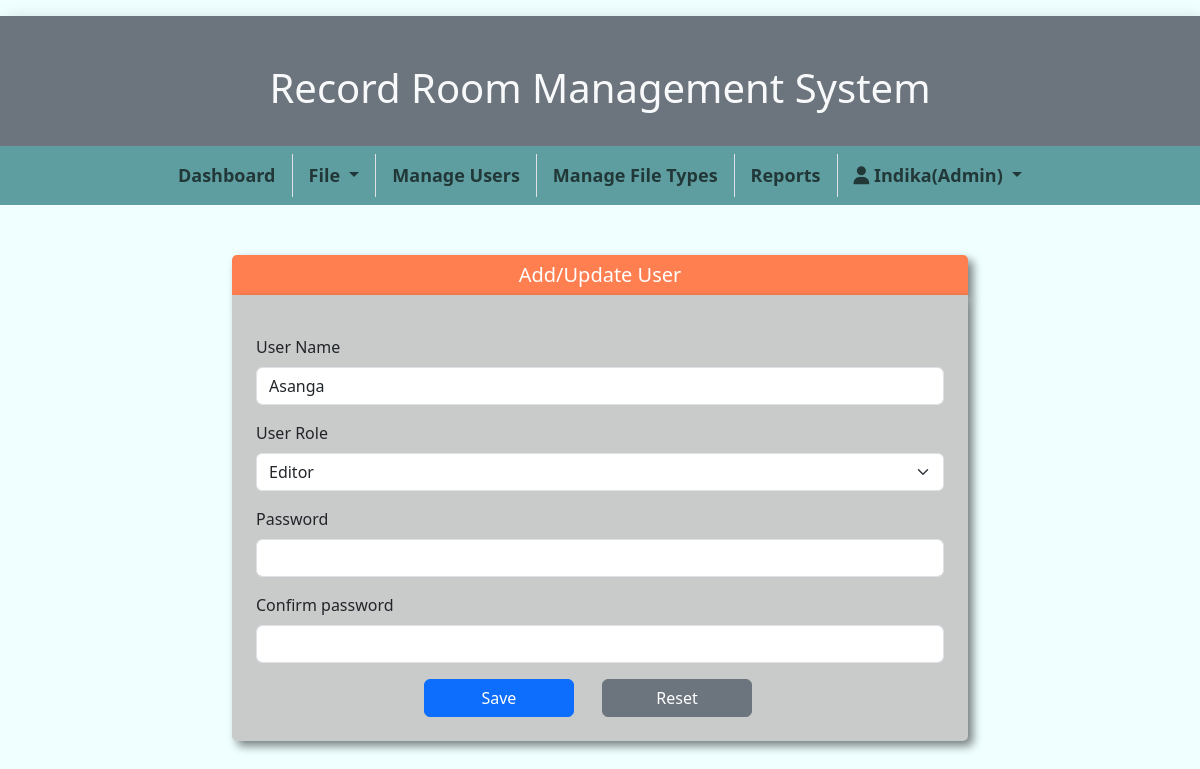
/AddNewUser.php?mode=u&uname=Asanga (signed in), run on an earlier commit of the app's database.
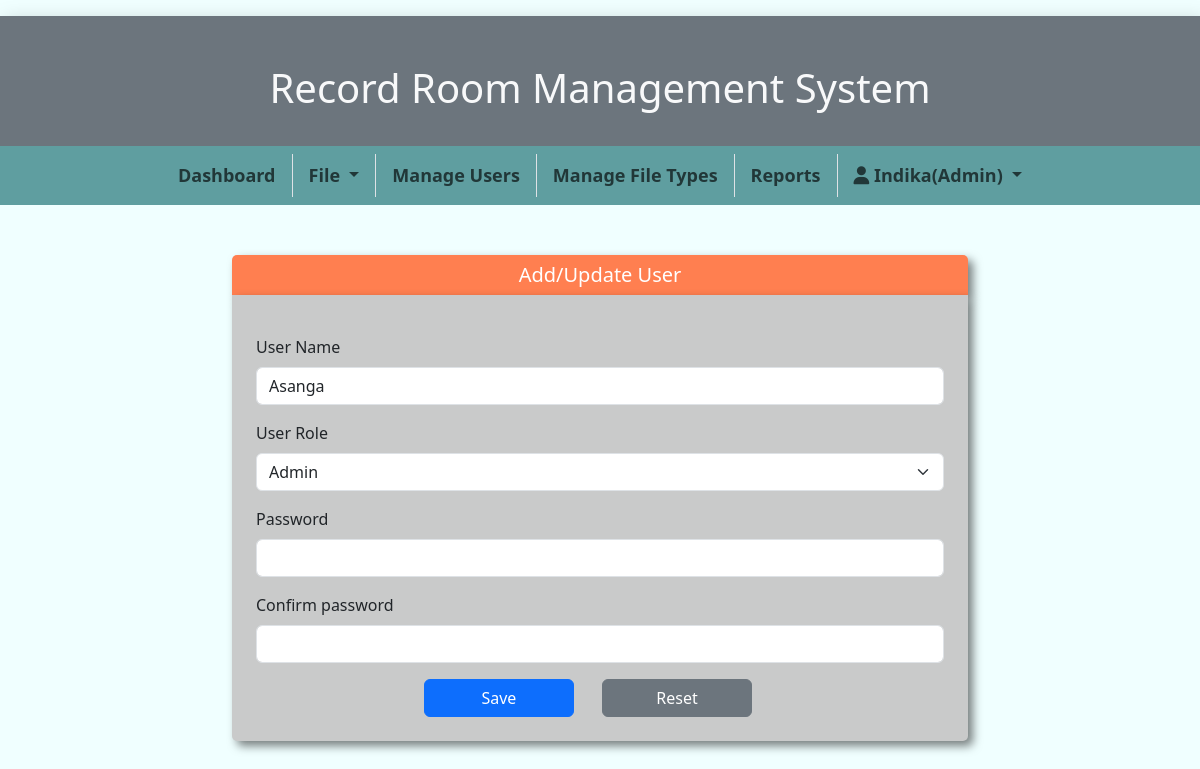
And on a later commit of the database.
### tables this page shows
CREATE TABLE `users` (
  `userId` int(3) NOT NULL,
  `userName` varchar(100) NOT NULL,
  `userRole` enum('Admin','Editor','Viewer') NOT NULL DEFAULT 'Viewer',
  `password` varchar(255) NOT NULL
);

### AddNewUser.php (the view, shortened to what this page needs)
<!DOCTYPE html>
<html lang="en">
<head>
    <link href="https://cdn.jsdelivr.net/npm/bootstrap@5.3.0/dist/css/bootstrap.min.css" rel="stylesheet">
    <link rel="stylesheet" href="https://cdnjs.cloudflare.com/ajax/libs/font-awesome/6.4.0/css/all.min.css">
    <link rel="stylesheet" href="css/styles.css">
</head>
<body>
    <?php include "header.php";
    require_once "db_connection.php";
    ?>
    <div class="container">
        <div class="row justify-content-center">
            <div class="col-md-8">
                <?php
                $uname = "";
                $urole = "";
                if (isset($_GET['mode']) && isset($_GET['uname'])) {
                    if ($_GET['mode'] == 'u' || $_GET['mode'] == 'd') {
                        $sql = "select * from users where userName='" . $_GET['uname'] . "'";
                        $result = mysqli_query($conn, $sql);
                        if ($result && mysqli_num_rows($result) > 0) {
                            while ($row = $result->fetch_assoc()) {
                                $uname = $row['userName'];
                                $urole = $row['userRole'];
                            }
                        }
                    }
                }
                ?>
                <div class="formHeader">
                    Add/Update User
                </div>
                <form action="ActionAddUpdateUser.php" method="post" class="p-4">
                    <div class="mt-3">
                        <label class="form-label" for="uname">User Name</label>
                        <input class="form-control" type="text" name="uname" id="uname" minlength="4" maxlength="100" autocomplete="off" value="<?php echo $uname ?>" required>
                    </div>
                    <div class="mt-3">
                        <label for="role" class="form-label">User Role</label>
                        <select class="form-select" name="role" id="role">
                            <option value=2 <?php echo ($urole == 'Editor') ? 'selected' : '' ?>>Editor</option>
                            <option value=1 <?php echo ($urole == 'Admin') ? 'selected' : '' ?>>Admin</option>
                        </select>
                    </div>
                    <div class="mt-3">
                        <label for="pwd" class="form-label">Password</label>
                        <input class="form-control" type="password" name="pwd" id="pwd" autocomplete="new-password">
                    </div>
                    <div class="mt-3">
                        <label for="confpwd" class="form-label">Confirm password</label>
                        <input class="form-control" type="password" name="confpwd" id="confpwd" autocomplete="new-password">
                    </div>
                    <div class="mt-3 text-center">
                        <button type="submit" name="submit" class="btn btn-primary me-4">Save</button>
                        <button type="reset" name="reset" class="btn btn-secondary me-4">Reset</button>
                    </div>
                </form>
            </div>
        </div>
    </div>
</body>
</html>

What changed in the data, as far as the page shows it:
changed users "Asanga": role "Editor" → "Admin"
